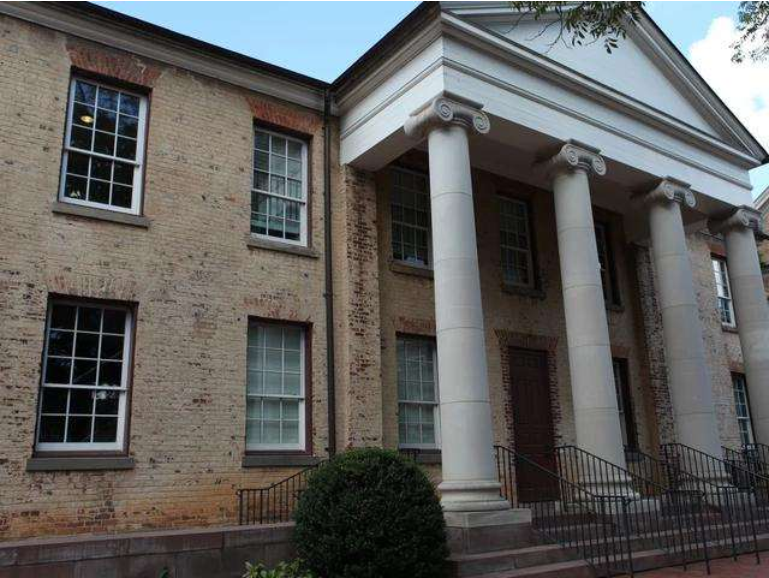
#> input picture Images/pic_test_1.png, 769 x 578 px, found by its file name
$ python tes_descriptor.py
#> lines starting #> are read from the running program, lines starting #| are printed output that depends on the picture
# import numpy as np
# import cv2
#
#
# def brief_descriptor(image, keypoints, patch_size=32, n_pairs=256):
#     # 将图像转换为灰度图
#     gray_image = cv2.cvtColor(image, cv2.COLOR_BGR2GRAY)
#
#     # 初始化描述子矩阵，每一行代表一个特征点的描述子
#     descriptors = np.zeros((len(keypoints), n_pairs), dtype=np.uint8)
#
#     # 生成随机点对
#     points = np.random.randint(-patch_size // 2, patch_size // 2, (n_pairs, 2))
#
#     for i, keypoint in enumerate(keypoints):
#         x, y = int(keypoint.pt[0]), int(keypoint.pt[1])
#
#         # 对于每一对点，比较它们的灰度值
#         for j, (dx, dy) in enumerate(points):
#             if x + dx >= 0 and x + dx < gray_image.shape[1] and y + dy >= 0 and y + dy < gray_image.shape[0]:
#                 pixel1 = gray_image[y + dy, x + dx]
#                 pixel2 = gray_image[y, x]
#                 descriptors[i, j] = pixel1 > pixel2
#
#     return descriptors
#
#
# # 加载图像
# image = cv2.imread('pic2.png')
#
# # 检测特征点
# orb = cv2.ORB_create()
# keypoints, _ = orb.detectAndCompute(image, None)
#
# # 获取BRIEF描述子
# descriptors = brief_descriptor(image, keypoints)
#
# # 打印描述子
# print(descriptors)

import numpy as np
import cv2
import matplotlib.pyplot as plt


def brief_descriptor(image, keypoints, patch_size=32, n_pairs=256):
    # 将图像转换为灰度图
    gray_image = cv2.cvtColor(image, cv2.COLOR_BGR2GRAY)

    # 初始化描述子矩阵，每一行代表一个特征点的描述子
    descriptors = np.zeros((len(keypoints), n_pairs), dtype=np.uint8)

    # 生成随机点对
    points = np.random.randint(-patch_size // 2, patch_size // 2, (n_pairs, 2))

    for i, keypoint in enumerate(keypoints):
        x, y = int(keypoint.pt[0]), int(keypoint.pt[1])

        # 对于每一对点，比较它们的灰度值
        for j, (dx, dy) in enumerate(points):
            if x + dx >= 0 and x + dx < gray_image.shape[1] and y + dy >= 0 and y + dy < gray_image.shape[0]:
                pixel1 = gray_image[y + dy, x + dx]
                pixel2 = gray_image[y, x]
                descriptors[i, j] = pixel1 > pixel2

    return descriptors


# 加载两幅图像
image1 = cv2.imread('.\Images\pic_test_1.png')
#> image1 is the input picture: shape (578, 769, 3); mean B, G, R 92.3, 94.3, 94.9
image2 = cv2.imread('.\Images\pic_test_2.png')
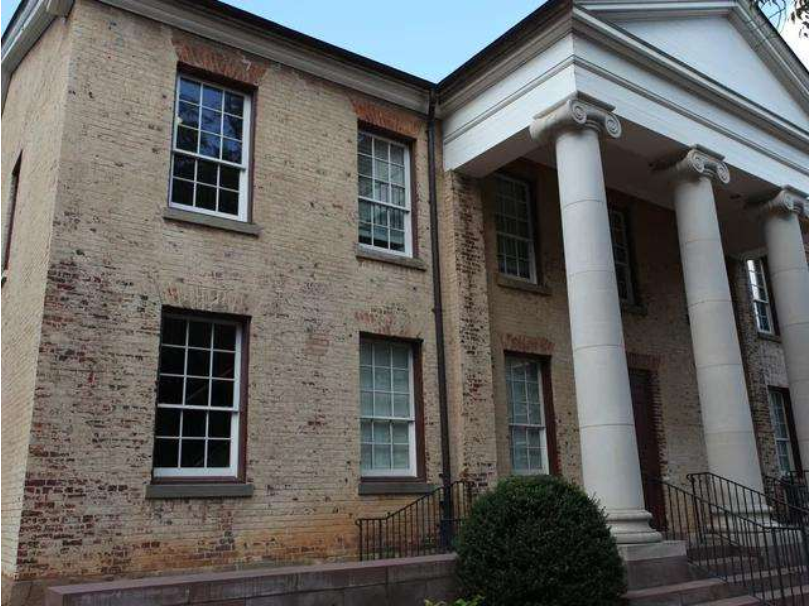
#> input picture Images/pic_test_2.png, 810 x 606 px, found by its file name
#> image2 is the input picture: shape (606, 810, 3); mean B, G, R 95.9, 98.6, 100.3

# 检测特征点
orb = cv2.ORB_create()
keypoints1, descriptors1 = orb.detectAndCompute(image1, None)
#> keypoints1 = 500 keypoints; strongest (x, y, size): (126, 205, 64.3), (111, 154, 31), (110, 154, 37.2), (128, 206, 53.6)
keypoints2, descriptors2 = orb.detectAndCompute(image2, None)
#> keypoints2 = 500 keypoints; strongest (x, y, size): (750, 261, 31), (750, 262, 37.2), (749, 262, 44.6), (218, 157, 31)

# 使用BFMatcher进行匹配
bf = cv2.BFMatcher(cv2.NORM_HAMMING, crossCheck=True)
matches = bf.match(descriptors1, descriptors2)
#> matches = 217 matches

# 根据距离排序匹配结果
matches = sorted(matches, key=lambda x: x.distance)

# 绘制匹配结果
img_matches = np.empty((max(image1.shape[0], image2.shape[0]), image1.shape[1] + image2.shape[1], 3), dtype=np.uint8)
cv2.drawMatches(image1, keypoints1, image2, keypoints2, matches[:50], img_matches,
                flags=cv2.DrawMatchesFlags_NOT_DRAW_SINGLE_POINTS)
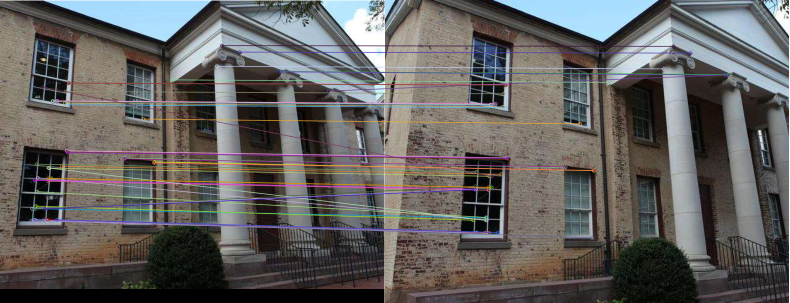
#> img_matches: shape (606, 1579, 3) (shown at 1/2 size); mean B, G, R 94.3, 96, 98

# 展示匹配结果
plt.imshow(cv2.cvtColor(img_matches, cv2.COLOR_BGR2RGB))
plt.axis('off')
plt.show()
